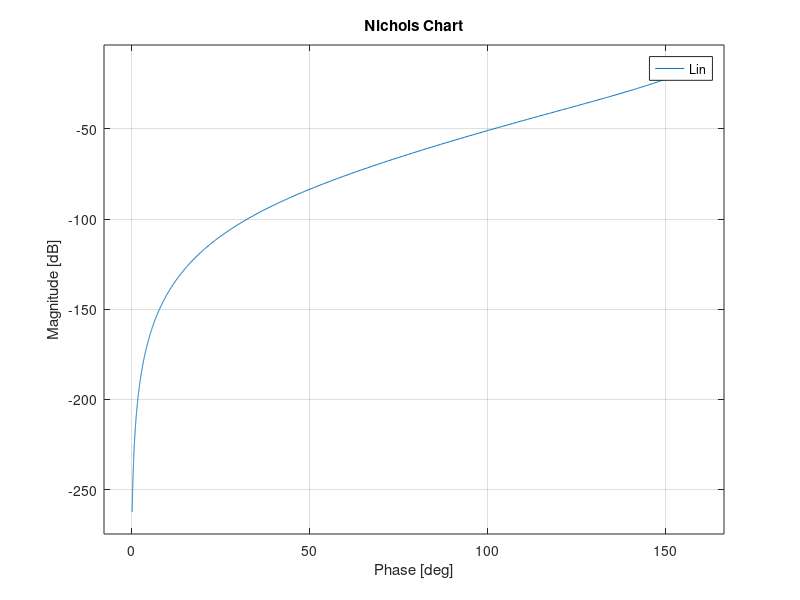

MATLAB code for this plot: (Note: this script raises an error after producing the figure.)
s=tf('s');
Gp=100/(s^3+5.5*s^2+4.5*s);
pole(Gp);
Kp=100/4.5;
Gs=0.5;
Ga=0.112;
Gd=1;
Gr=1;
Da0=1.5*10^-3;
wpM=0.03;
wsm=60;
Kd=8;
R0=1;

Gf=1/(Kd*Gs);
Kc1=abs(Kd^2*R0/(1.5*10^-1*Kp*Ga));
Kc2=abs(Da0/(2.14*Ga*Gf*Gs));

ap=16*10^-2;
as=2*10^-1;

MSLF=5.1*10^-3/(ap);
MSLFdb=20*log10(MSLF);

wl=wpM*10^(-MSLFdb/40);

MTHF=1.6*10^-3*Gs/(as);
MTHFdb=20*log10(MTHF);

wh=wsm*10^(MTHFdb/40);


tr=1.8;
ts5=6;
alpha=0.05;

smor=sqrt(log(0.12)^2/(pi^2+log(0.12)^2));
Tp=1/(2*smor*sqrt(1-smor^2));
Tpdb=20*log10(Tp);
Sp=2*smor*sqrt(2+4*smor^2+2*sqrt(1+8*smor^2))/(sqrt(1+8*smor^2)+4*smor^2-1);
Spdb=20*log10(Sp);
wcMIN1=(pi-acos(smor))*sqrt(sqrt(1+4*smor^4)-2*smor^2)/(sqrt(1-smor^2))/tr;
wcMIN2=-log(alpha)*sqrt(sqrt(1+4*smor^4)-2*smor^2)/smor/ts5;

Kc=0.055;
Gc=Kc/s;
Lin=minreal(zpk(Gp*Gc*Ga*Gf*Gs));
figure(1)
nichols(Lin);
hold on

figure(1)
myngridst(Tp,Sp);
hold on

wcdes=1.75;
wnormz=100;
z=wcdes/wnormz;



Rz=1+s/z;
Gc=Rz*Kc/s;
Lin=minreal(zpk(Gp*Gc*Ga*Gf*Gs));

md=16;
wnormd=4.5;
zd=wcdes/wnormd;
Rd=(1+s/zd)/(1+s/(md*zd));

Gc=(Rd*Rz*Kc)/s;
Lfin=minreal(zpk(Gp*Gc*Ga*Gf*Gs));

figure(1)
nichols(Lfin);
hold on

time=[0:tr/100:10];
T=Lfin/(1+Lfin);

figure(2)
step(T/(Gf*Gs),time)
hold on

S=1/(1+Lfin);


[mgs,phs] = bode(S,0.03);
mgs;
MSLF;

[mgt,pht]= bode(T,60);
mgt;
MTHF;
